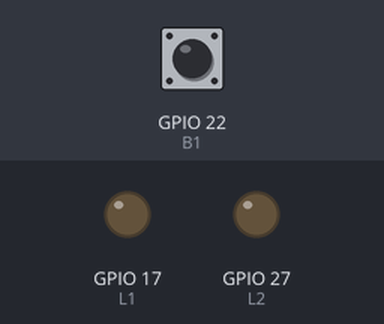
Bench run of a program on a simulated Raspberry Pi (BCM pin numbers). On the bench: output pins drawn as LEDs (lit = HIGH). Dashed ring = blinking. The inputs (shaded band) are chosen by the test bench; at power-on: GPIO 22 (B1) LOW.

Above: at 1.2 s.
1.3 s: GPIO 22 (B1) pulled HIGH for 0.15 s
At 1.6 s:
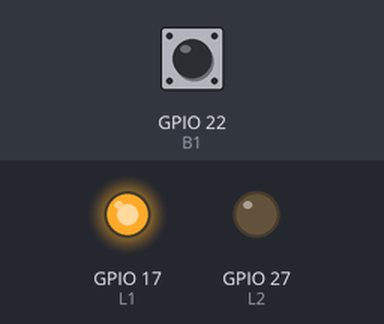
3.8 s: GPIO 22 (B1) pulled HIGH for 3.2 s
At 4.7 s:
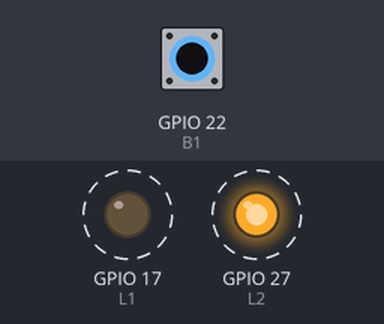
Timing chart, 0 to 9.3 s (numbered marks = the images above; inputs shaded):
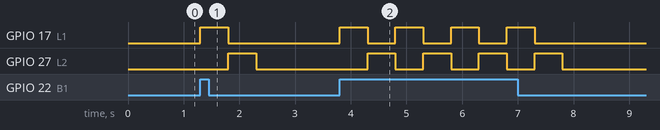

The program:

test3.py
```python
import RPi.GPIO as GPIO
from time import *

# Definicja pinów
L1 = 17
L2 = 27
B1 = 22

# Konfiguracja GPIO
GPIO.setmode(GPIO.BCM)
GPIO.setwarnings(False)

GPIO.setup(L1, GPIO.OUT)
GPIO.setup(L2, GPIO.OUT)
GPIO.setup(B1, GPIO.IN, pull_up_down=GPIO.PUD_DOWN)

while True:
    Bstate = GPIO.input(B1)
    GPIO.output(L1, GPIO.LOW)
    GPIO.output(L2, GPIO.LOW)

    if Bstate:
        GPIO.output(L2, GPIO.LOW)
        GPIO.output(L1, GPIO.HIGH)
        sleep(0.5)
        GPIO.output(L1, GPIO.LOW)
        GPIO.output(L2, GPIO.HIGH)
        sleep(0.5)
```

Measured:
- after the input at 1.3 s, GPIO 17 (L1): LOW → HIGH at once, → LOW 0.50 s later; GPIO 27 (L2): LOW → HIGH after 0.50 s, → LOW 0.50 s later
- after the input at 3.8 s, GPIO 17 (L1): alternates HIGH for 0.50 s and LOW for 0.50 s, 8 changes in all, then stays LOW, starting at once; GPIO 27 (L2): alternates HIGH for 0.50 s and LOW for 0.50 s, 8 changes in all, then stays LOW, starting after 0.50 s
